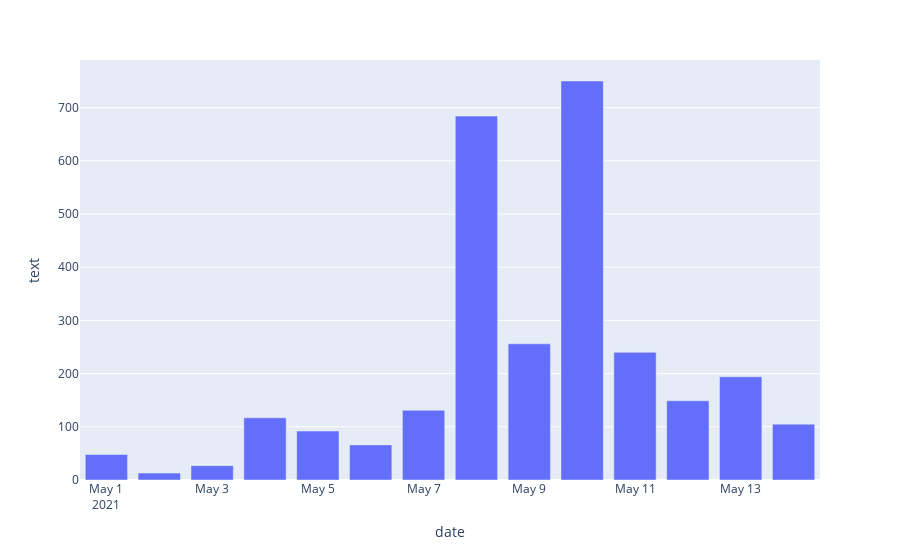
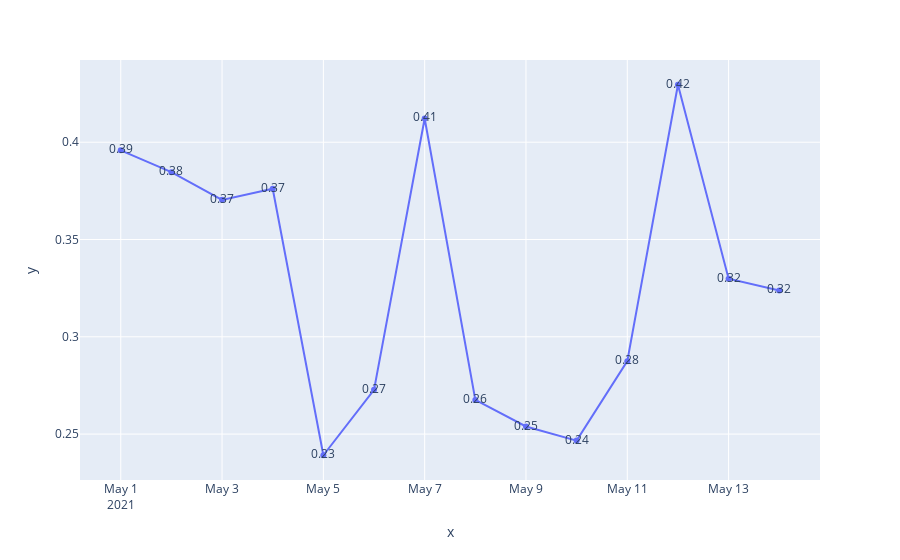

The notebook cell saved with these charts, in order:
### Code cell
plot2(date_score, count_df)

### Figure 1 — Plotly figure (JSON) as saved in the notebook; plotly's stock layout.template omitted (floating-point values rounded to 4 significant figures)
{"data": [{"alignmentgroup": "True", "hovertemplate": "date=%{x}<br>text=%{y}<extra></extra>", "legendgroup": "", "marker": {"color": "#636efa", "pattern": {"shape": ""}}, "name": "", "offsetgroup": "", "orientation": "v", "showlegend": false, "textposition": "auto", "type": "bar", "x": ["2021-05-01", "2021-05-02", "2021-05-03", "2021-05-04", "2021-05-05", "2021-05-06", "2021-05-07", "2021-05-08", "2021-05-09", "2021-05-10", "2021-05-11", "2021-05-12", "2021-05-13", "2021-05-14"], "xaxis": "x", "y": [48, 13, 27, 117, 92, 66, 131, 684, 256, 750, 240, 149, 194, 105], "yaxis": "y"}], "layout": {"barmode": "relative", "legend": {"tracegroupgap": 0}, "margin": {"t": 60}, "xaxis": {"anchor": "y", "domain": [0, 1], "title": {"text": "date"}}, "yaxis": {"anchor": "x", "domain": [0, 1], "title": {"text": "text"}}}}

### Figure 2 — Plotly figure (JSON) as saved in the notebook; plotly's stock layout.template omitted (floating-point values rounded to 4 significant figures)
{"data": [{"hovertemplate": "x=%{x}<br>y=%{y}<br>text=%{text}<extra></extra>", "legendgroup": "", "line": {"color": "#636efa", "dash": "solid"}, "marker": {"symbol": "circle"}, "mode": "text+markers+lines", "name": "", "orientation": "v", "showlegend": false, "text": [0.39, 0.38, 0.37, 0.37, 0.23, 0.27, 0.41, 0.26, 0.25, 0.24, 0.28, 0.42, 0.32, 0.32], "type": "scatter", "x": ["2021-05-01", "2021-05-02", "2021-05-03", "2021-05-04", "2021-05-05", "2021-05-06", "2021-05-07", "2021-05-08", "2021-05-09", "2021-05-10", "2021-05-11", "2021-05-12", "2021-05-13", "2021-05-14"], "xaxis": "x", "y": [0.3958, 0.3846, 0.3704, 0.3761, 0.2391, 0.2727, 0.4122, 0.2675, 0.2539, 0.2467, 0.2875, 0.4295, 0.3299, 0.3238], "yaxis": "y"}], "layout": {"legend": {"tracegroupgap": 0}, "margin": {"t": 60}, "xaxis": {"anchor": "y", "domain": [0, 1], "title": {"text": "x"}}, "yaxis": {"anchor": "x", "domain": [0, 1], "title": {"text": "y"}}}}
